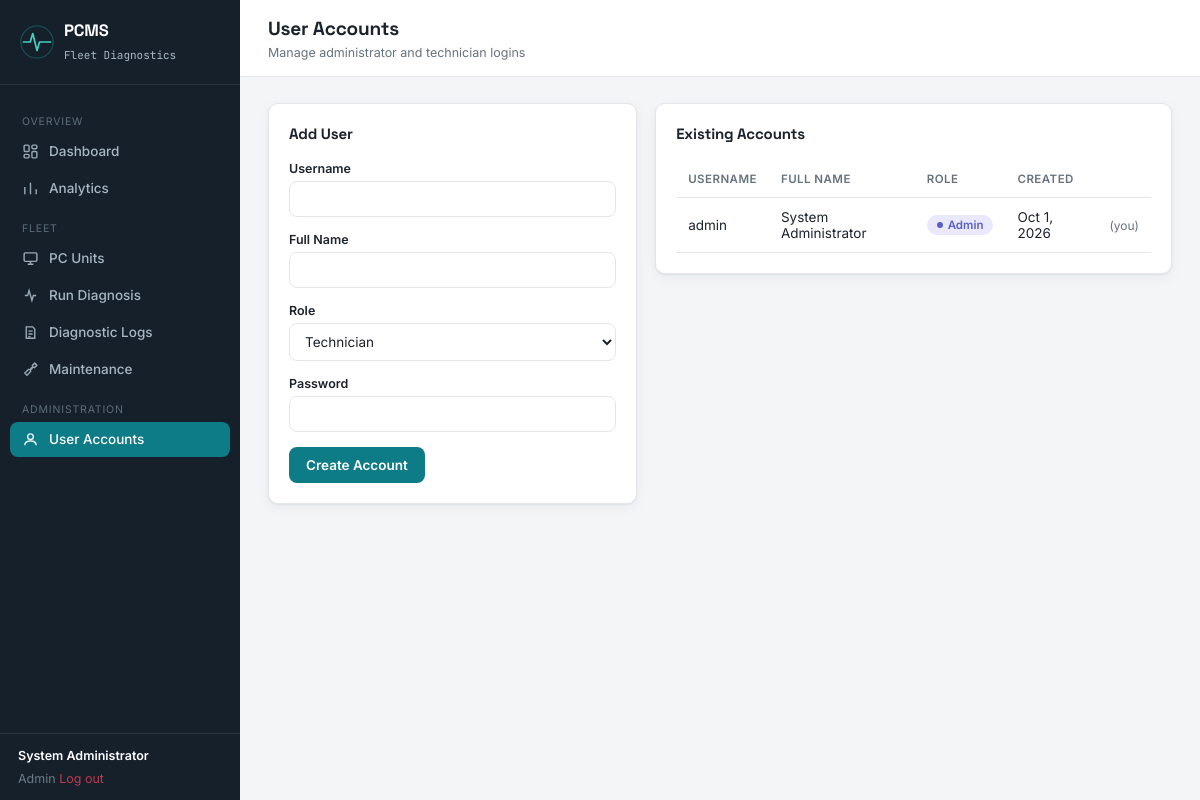
/users.php (signed in), run on the app's committed database.
### tables this page shows
CREATE TABLE users (
    id INT AUTO_INCREMENT PRIMARY KEY,
    username VARCHAR(50) NOT NULL UNIQUE,
    password_hash VARCHAR(255) NOT NULL,
    full_name VARCHAR(100) NOT NULL,
    role ENUM('admin','technician') NOT NULL DEFAULT 'technician',
    created_at TIMESTAMP DEFAULT CURRENT_TIMESTAMP
);

### includes/auth.php (called while the page is built, shortened)
<?php
function currentUser() {
    return [
        'id' => $_SESSION['user_id'] ?? null,
        'username' => $_SESSION['username'] ?? null,
        'full_name' => $_SESSION['full_name'] ?? null,
        'role' => $_SESSION['role'] ?? null,
    ];
}

### includes/functions.php (called while the page is built, shortened)
<?php
function formatDate($date) {
    return date('M j, Y', strtotime($date));
}
function e($str) {
    return htmlspecialchars($str ?? '', ENT_QUOTES, 'UTF-8');
}

### users.php (the view, shortened to what this page needs)
<?php
require_once __DIR__ . '/includes/auth.php';
require_once __DIR__ . '/includes/functions.php';
$pdo = getDB();
$users = $pdo->query("SELECT * FROM users ORDER BY id")->fetchAll();
require_once __DIR__ . '/includes/header.php';
?>
<div class="topbar">
    <div><h2>User Accounts</h2><div class="subtitle">Manage administrator and technician logins</div></div>
</div>
<div class="content">
    <div class="grid" style="grid-template-columns: 1fr 1.4fr;align-items:start;">
        <div class="card">
            <div class="card-header"><h3>Add User</h3></div>
            <form method="POST">
                <div class="form-row"><label>Username</label><input type="text" name="username" required></div>
                <div class="form-row"><label>Full Name</label><input type="text" name="full_name" required></div>
                <div class="form-row">
                    <label>Role</label>
                    <select name="role"><option value="technician">Technician</option><option value="admin">Admin</option></select>
                </div>
                <div class="form-row"><label>Password</label><input type="password" name="password" minlength="6" required></div>
                <button type="submit" name="add_user" value="1" class="btn btn-primary">Create Account</button>
            </form>
        </div>
        <div class="card">
            <div class="card-header"><h3>Existing Accounts</h3></div>
            <table>
                <thead><tr><th>Username</th><th>Full Name</th><th>Role</th><th>Created</th><th></th></tr></thead>
                <tbody>
                <?php foreach ($users as $u): ?>
                <tr>
                    <td><?= e($u['username']) ?></td>
                    <td><?= e($u['full_name']) ?></td>
                    <td><span class="badge <?= $u['role']==='admin'?'badge-repair':'badge-healthy' ?>"><?= e($u['role']) ?></span></td>
                    <td><?= formatDate($u['created_at']) ?></td>
                    <td>
                        <?php if ($u['id'] != currentUser()['id']): ?>
                        <a href="users.php?delete=<?= $u['id'] ?>" class="btn btn-sm btn-danger" data-confirm="Remove user <?= e($u['username']) ?>?">Remove</a>
                        <?php else: ?>
                        <span class="text-muted" style="font-size:12px;">(you)</span>
                        <?php endif; ?>
                    </td>
                </tr>
                <?php endforeach; ?>
                </tbody>
            </table>
        </div>
    </div>
</div>
<?php require_once __DIR__ . '/includes/footer.php'; ?>

### includes/header.php (shortened to what this page needs)
<?php
require_once __DIR__ . '/auth.php';
require_once __DIR__ . '/functions.php';
$user = currentUser();
$current = basename($_SERVER['PHP_SELF']);
function navActive($file, $current) { return $file === $current ? 'active' : ''; }
?>
<!DOCTYPE html>
<html lang="en">
<head>
<link rel="stylesheet" href="assets/css/style.css">
</head>
<body>
<div class="app-shell">
    <aside class="sidebar">
        <div class="sidebar-brand">
            <div class="pulse-wrap">
                <svg viewBox="0 0 40 40" fill="none" xmlns="http://www.w3.org/2000/svg">
                    <circle cx="20" cy="20" r="19" stroke="#0E7C86" stroke-width="1.5" opacity="0.5"/>
                    <path d="M4 20H12L15 10L20 30L23 20H36" stroke="#3FD1C4" stroke-width="2" stroke-linecap="round" stroke-linejoin="round"/>
                </svg>
            </div>
            <div>
                <h1>PCMS</h1>
                <span>Fleet Diagnostics</span>
            </div>
        </div>
        <nav class="sidebar-nav">
            <div class="sidebar-section-label">Overview</div>
            <a href="index.php" class="<?= navActive('index.php', $current) ?>">
                <svg viewBox="0 0 24 24" fill="none" stroke="currentColor" stroke-width="2"><rect x="3" y="3" width="7" height="9" rx="1.5"/><rect x="14" y="3" width="7" height="5" rx="1.5"/><rect x="14" y="12" width="7" height="9" rx="1.5"/><rect x="3" y="16" width="7" height="5" rx="1.5"/></svg>
                Dashboard
            </a>
            <a href="reports.php" class="<?= navActive('reports.php', $current) ?>">
                <svg viewBox="0 0 24 24" fill="none" stroke="currentColor" stroke-width="2"><path d="M4 20V10M12 20V4M20 20v-7"/></svg>
                Analytics
            </a>
            <div class="sidebar-section-label">Fleet</div>
            <a href="units.php" class="<?= navActive('units.php', $current) ?>">
                <svg viewBox="0 0 24 24" fill="none" stroke="currentColor" stroke-width="2"><rect x="3" y="4" width="18" height="12" rx="1.5"/><path d="M8 20h8M12 16v4"/></svg>
                PC Units
            </a>
            <a href="diagnose.php" class="<?= navActive('diagnose.php', $current) ?>">
                <svg viewBox="0 0 24 24" fill="none" stroke="currentColor" stroke-width="2"><path d="M4 12h4l2-7 4 14 2-7h4"/></svg>
                Run Diagnosis
            </a>
            <a href="logs.php" class="<?= navActive('logs.php', $current) ?>">
                <svg viewBox="0 0 24 24" fill="none" stroke="currentColor" stroke-width="2"><path d="M6 4h9l3 3v13H6z"/><path d="M9 10h6M9 14h6M9 18h3"/></svg>
                Diagnostic Logs
            </a>
            <a href="maintenance.php" class="<?= navActive('maintenance.php', $current) ?>">
                <svg viewBox="0 0 24 24" fill="none" stroke="currentColor" stroke-width="2"><path d="M14.7 6.3a4 4 0 0 1-5.4 5.4L4 17l3 3 5.3-5.3a4 4 0 0 1 5.4-5.4L21 6l-3-3z"/></svg>
                Maintenance
            </a>
            <?php if ($user['role'] === 'admin'): ?>
            <div class="sidebar-section-label">Administration</div>
            <a href="users.php" class="<?= navActive('users.php', $current) ?>">
                <svg viewBox="0 0 24 24" fill="none" stroke="currentColor" stroke-width="2"><circle cx="12" cy="8" r="4"/><path d="M4 20c0-4 3.5-6 8-6s8 2 8 6"/></svg>
                User Accounts
            </a>
            <?php endif; ?>
        </nav>
        <div class="sidebar-footer">
            <span class="user-name"><?= e($user['full_name']) ?></span>
            <span class="user-role"><?= e($user['role']) ?></span>
            <a href="logout.php" class="logout">Log out</a>
        </div>
    </aside>
    <div class="main">

### data on the page
users: full_name "System Administrator", role "Admin", username "admin", created_at "Oct 1, 2026", shows "(you)"
